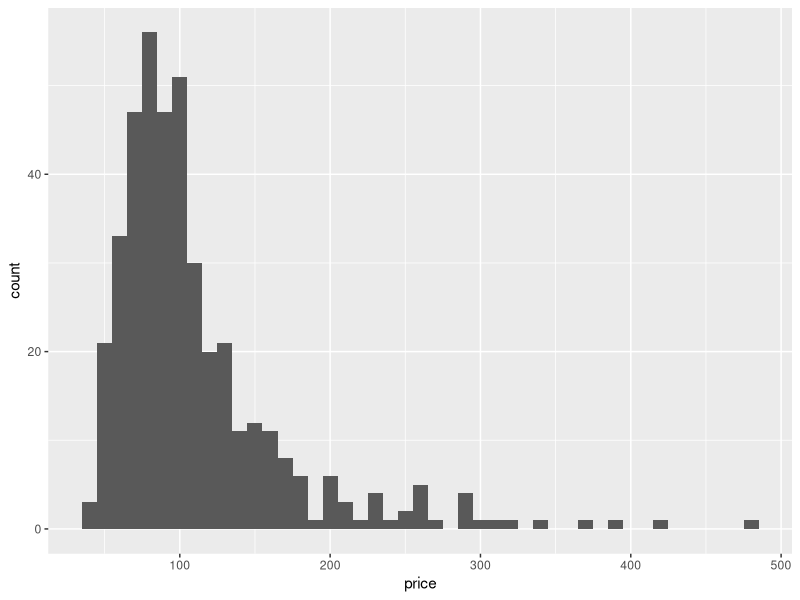
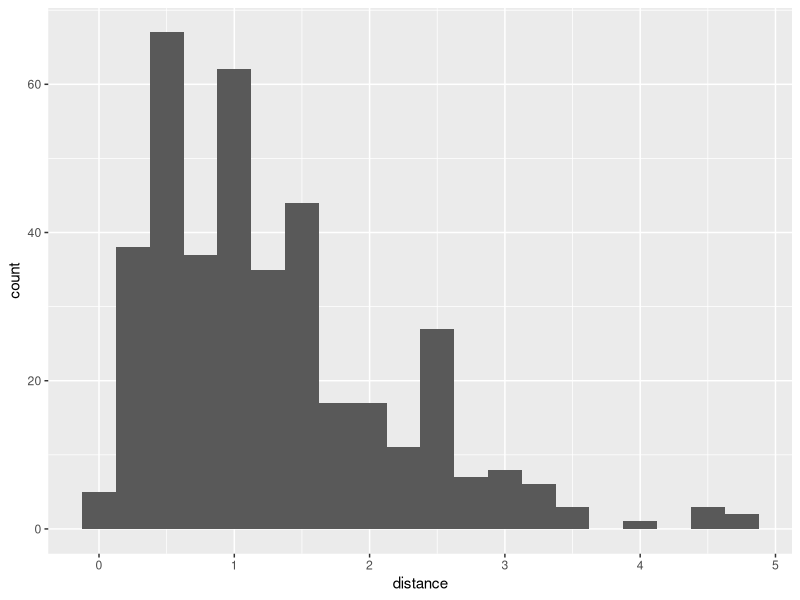
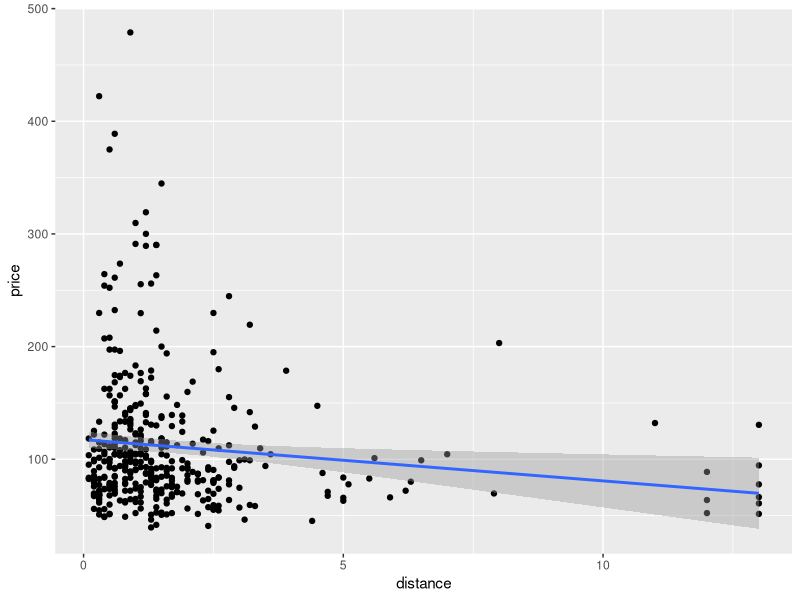
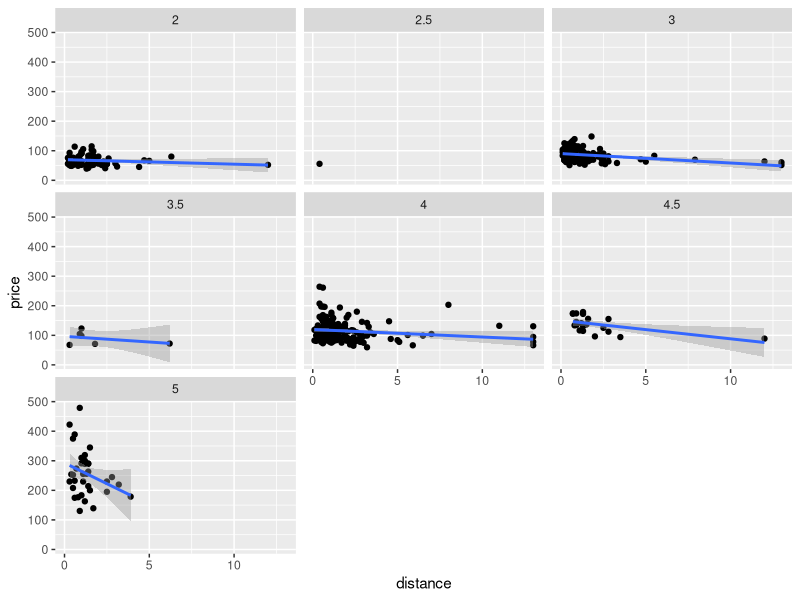
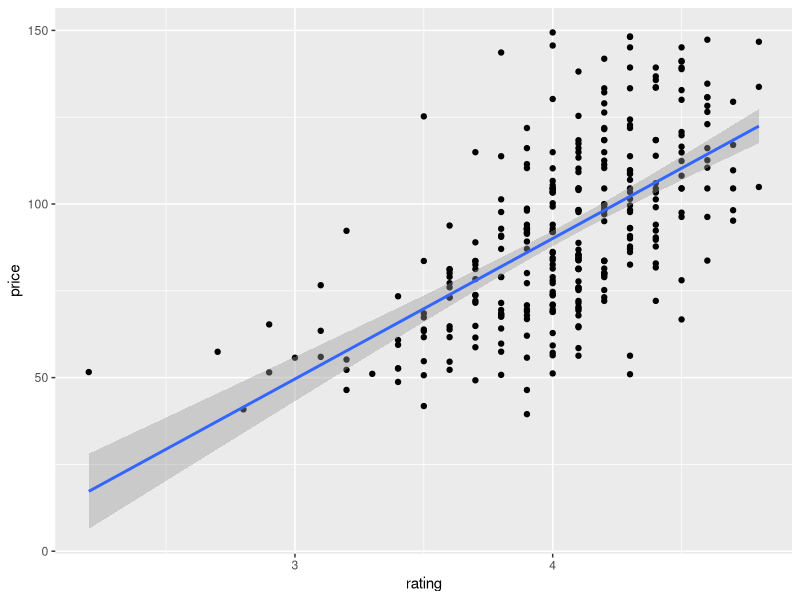
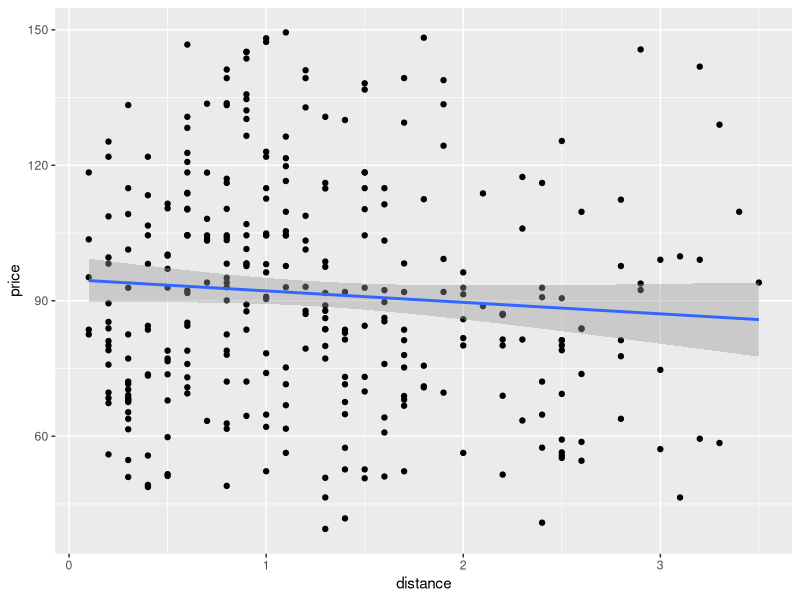
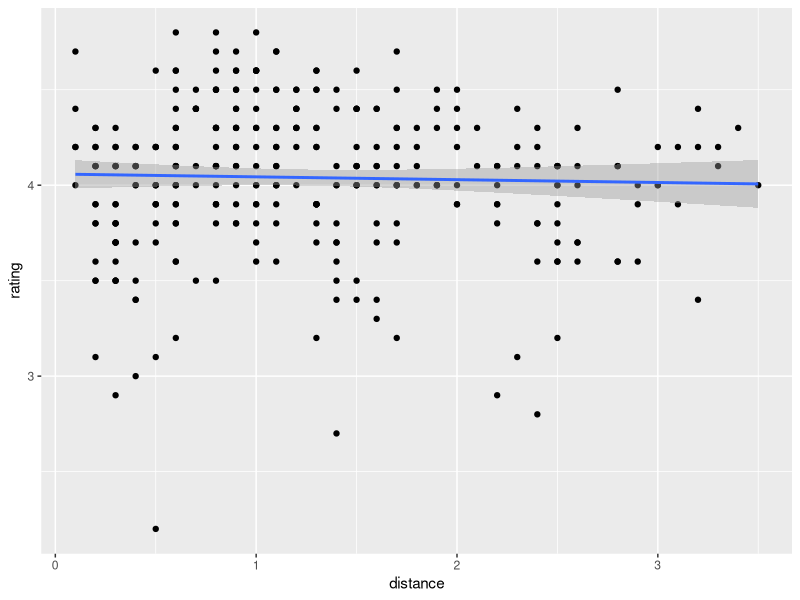
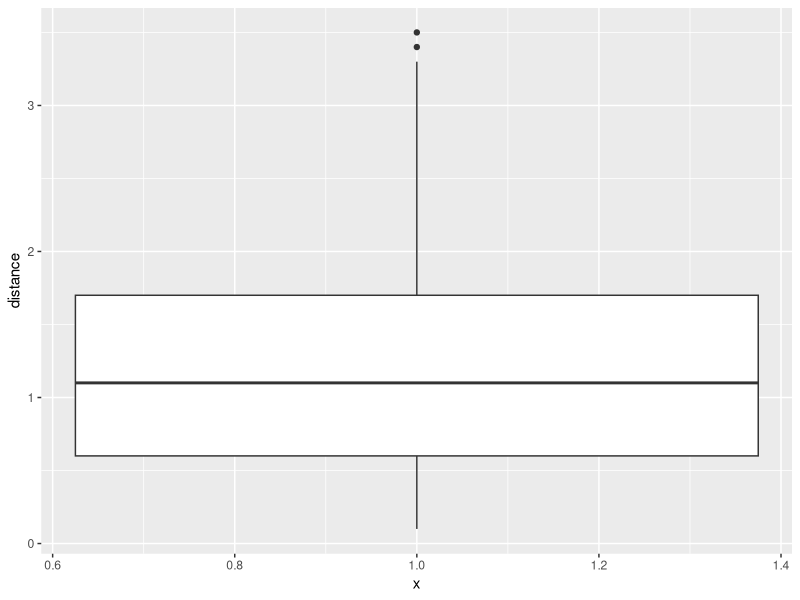

Generate these figures, in order, with R:
library(data.table)
library(ggplot2)

dt <- fread('hotels_all_nov21.csv')

str(dt)
head(dt)


dt[, .N, by = accommodation_type][order(-N)]

dt <- dt[accommodation_type %in% c('Hotel', 'Hostel'), ]
dt <- dt[stars >= 2, ]
dt <- dt[city == 'Barcelona', ]

###

ggplot(dt, aes(price)) + geom_histogram(binwidth = 10)
ggplot(dt[distance<5, ], aes(distance)) + geom_histogram(binwidth = .25)

p <- ggplot(dt, aes(distance, price)) + geom_point() + geom_smooth(method = 'lm') 
p
p + facet_wrap(~stars)

###

dt <- dt[price <= 150, ]
dt <- dt[distance <= 3.5, ]
dt <- dt[order(-price), c('name', 'stars', 'rating', 'distance', 'price')]


ggplot(dt, aes(rating, price)) + geom_point() + geom_smooth(method = 'lm')
ggplot(dt, aes(distance, price)) + geom_point() + geom_smooth(method = 'lm')
ggplot(dt, aes(distance, rating)) + geom_point() + geom_smooth(method = 'lm')


ggplot(dt, aes(1, distance)) + geom_boxplot()

cutoff <- dt[, median(distance)]
dt[, is_close := distance < cutoff]
head(dt)

## binary

binary_model <- dt[, .(avg_price = mean(price)), by = is_close]
ggplot(binary_model, aes(is_close, avg_price)) + geom_point() + 
                                                  scale_y_continuous(expand = c(0, 0), limits = c(0,150)) +
                                                  geom_text(aes(label = round(avg_price, 2)), hjust = - 0.1, vjust = 1)

dt[, binary_pred := mean(price), by = is_close]
r2_binary <- var(dt$binary_pred) / var(dt$price)
r2_binary

## lowess

loess_model <- loess(price ~ distance, dt)
dt$loess_pred <- predict(loess_model)

ggplot(dt, aes(distance, price)) + geom_point() + geom_smooth(method = 'loess')
ggplot(dt, aes(distance, price)) + geom_point() + geom_line(data=dt,aes(x=distance,y=loess_pred),colour="blue")

r2_loess <- var(dt$loess_pred) / var(dt$price)
r2_loess

## simple linear regression
simpleLM <- lm(price ~ distance, dt)
summary(simpleLM)

dt$simpleLM_pred <- predict(simpleLM)

ggplot(dt, aes(distance, price)) + geom_point() + geom_smooth(method = 'lm')
ggplot(dt, aes(distance, price)) + geom_point() + 
                                    geom_line(data=dt,aes(x=distance,y=simpleLM_pred),colour="blue")

r2_simpleLM <- var(dt$simpleLM_pred) / var(dt$price)
r2_simpleLM 

## non-linears

## log(price)
dt[, ln_price := log(price)]

logLM <- lm(ln_price ~ distance, dt)
summary(logLM)

dt$logLM_pred <- predict(logLM) ##transform this back to original price level

ggplot(dt, aes(distance, ln_price)) + geom_point() + geom_smooth(method = 'lm')
ggplot(dt, aes(distance, ln_price)) + geom_point() + 
  geom_line(data=dt,aes(x=distance,y=logLM_pred),colour="blue")

r2_logLM <- var(dt$logLM_pred) / var(dt$ln_price)
r2_logLM 

## spline (knots 1 - 2 -3)

## poly (quadratic - cubic)
